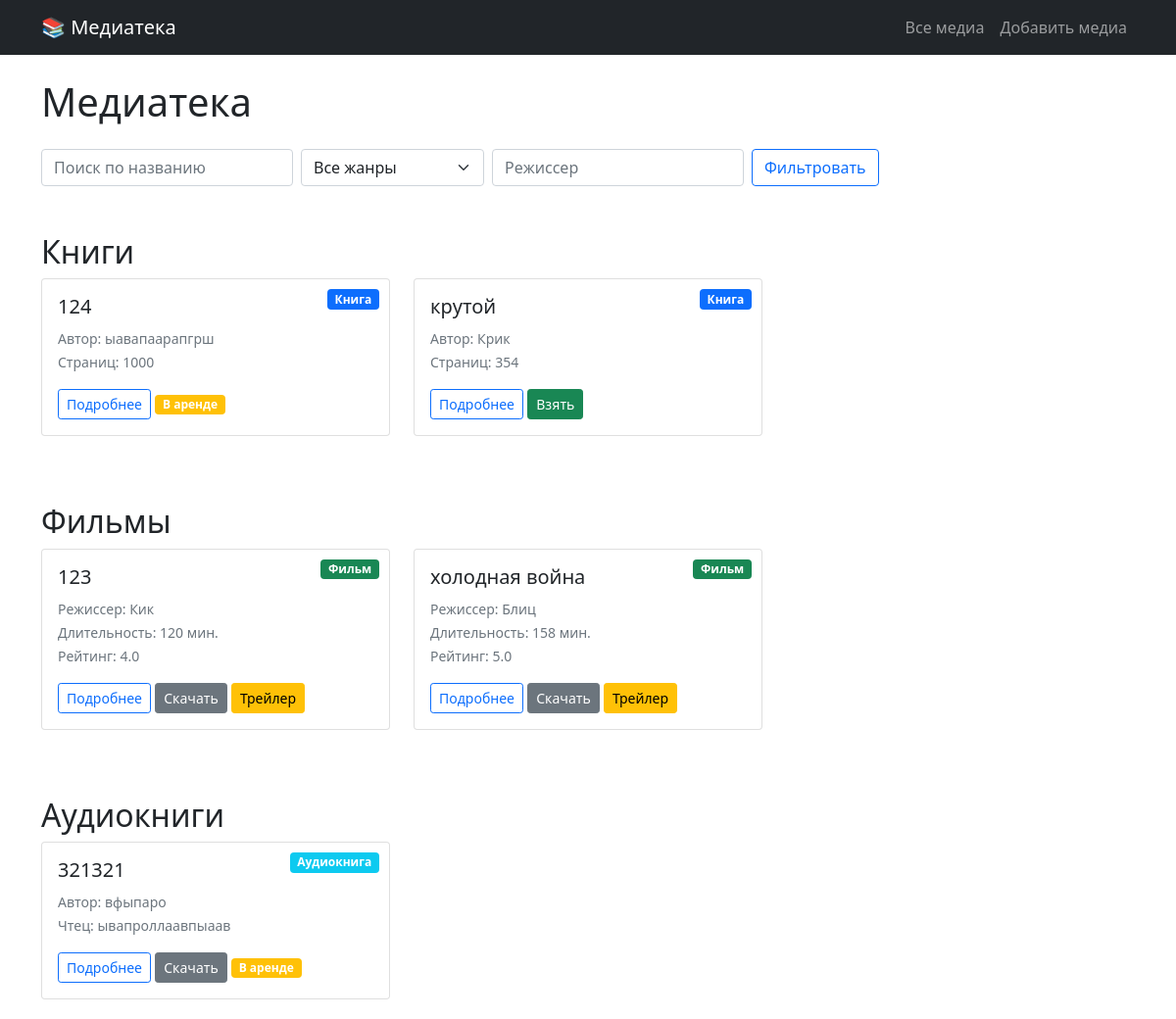
The page / on the database its author committed.
### media/models.py (models this page shows, shortened)
class MediaItem(models.Model):
    title = models.CharField(max_length=200)
    creator = models.CharField(max_length=100)
    publication_date = models.DateField()
    _internal_id = models.CharField(max_length=50, blank=True)  # инкапсуляция
    class Meta:
        abstract = True

class Book(BorrowableMixin, MediaItem):
    isbn = models.CharField(max_length=20)
    page_count = models.IntegerField()
    is_borrowed = models.BooleanField(default=False)
    borrowed_by = models.CharField(max_length=100, blank=True)

class Movie(DownloadableMixin, StreamableMixin, ReviewableMixin, MediaItem):
    GENRE_CHOICES = GENRE_CHOICES
    duration = models.IntegerField()
    format = models.CharField(max_length=10)
    director = models.CharField(max_length=100, blank=True)
    genre = models.CharField(max_length=20, choices=GENRE_CHOICES, blank=True)
    def get_average_rating(self):
        agg = self.ratings.aggregate(avg=Avg('rating'))
        return agg['avg']

class AudioBook(DownloadableMixin, BorrowableMixin, MediaItem):
    duration = models.IntegerField()
    narrator = models.CharField(max_length=100)
    is_borrowed = models.BooleanField(default=False)
    borrowed_by = models.CharField(max_length=100, blank=True)

### media/views.py (the view)
# urls.py: path('', views.MediaListView.as_view(), name='media_list'),
class MediaListView(ListView):
    template_name = 'media_library/media_list.html'
    context_object_name = 'media_items'
    def get_queryset(self):
        books = list(Book.objects.all())
        audiobooks = list(AudioBook.objects.all())
        movies_qs = Movie.objects.all()
        q = self.request.GET.get('q')
        genre = self.request.GET.get('genre')
        director = self.request.GET.get('director')
        if q:
            movies_qs = movies_qs.filter(title__icontains=q)
        if genre:
            movies_qs = movies_qs.filter(genre=genre)
        if director:
            movies_qs = movies_qs.filter(director__icontains=director)
        movies = list(movies_qs)
        return books + movies + audiobooks
    def get_context_data(self, **kwargs):
        context = super().get_context_data(**kwargs)
        context['books'] = Book.objects.all()
        movies_qs = Movie.objects.all()
        q = self.request.GET.get('q')
        genre = self.request.GET.get('genre')
        director = self.request.GET.get('director')
        if q:
            movies_qs = movies_qs.filter(title__icontains=q)
        if genre:
            movies_qs = movies_qs.filter(genre=genre)
        if director:
            movies_qs = movies_qs.filter(director__icontains=director)
        context['movies'] = movies_qs
        context['audiobooks'] = AudioBook.objects.all()
        context['genres'] = Movie.GENRE_CHOICES
        return context

### template/media_library/media_list.html (shortened to what this page needs)
{% extends 'media_library/base.html' %}
{% block content %}
<div class="row">
    <div class="col-12">
        <h1 class="mb-4">Медиатека</h1>
        <form method="get" class="row g-2 mb-4">
            <div class="col-auto">
                <input name="q" value="{{ request.GET.q }}" class="form-control" placeholder="Поиск по названию">
            </div>
            <div class="col-auto">
                <select name="genre" class="form-select">
                    <option value="">Все жанры</option>
                </select>
            </div>
            <div class="col-auto">
                <input name="director" value="{{ request.GET.director }}" class="form-control" placeholder="Режиссер">
            </div>
            <div class="col-auto">
                <button class="btn btn-outline-primary">Фильтровать</button>
            </div>
        </form>
        <h2 class="mt-5">Книги</h2>
        <div class="row">
            {% for book in books %}
            <div class="col-md-4">
                <div class="card media-card">
                    <div class="card-body">
                        <span class="badge bg-primary media-badge">Книга</span>
                        <h5 class="card-title">{{ book.title }}</h5>
                        <p class="card-text">
                            <small class="text-muted">Автор: {{ book.creator }}</small><br>
                            <small class="text-muted">Страниц: {{ book.page_count }}</small>
                        </p>
                        <div class="action-buttons">
                            <a href="{% url 'media_library:media_detail' media_type='book' pk=book.pk %}" class="btn btn-sm btn-outline-primary">Подробнее</a>
                            {% if not book.is_borrowed %}
                            <button onclick="performAction('book', {{ book.id }}, 'borrow')" class="btn btn-sm btn-success">Взять</button>
                            {% else %}
                            <span class="badge bg-warning">В аренде</span>
                            {% endif %}
                        </div>
                    </div>
                </div>
            </div>
            {% empty %}
            <div class="col-12">
                <p class="text-muted">Книги не найдены</p>
            </div>
            {% endfor %}
        </div>
        <h2 class="mt-5">Фильмы</h2>
        <div class="row">
            {% for movie in movies %}
            <div class="col-md-4">
                <div class="card media-card">
                    <div class="card-body">
                        <span class="badge bg-success media-badge">Фильм</span>
                        <h5 class="card-title">{{ movie.title }}</h5>
                        <p class="card-text">
                            <small class="text-muted">Режиссер: {{ movie.director }}</small><br>
                            <small class="text-muted">Длительность: {{ movie.duration }} мин.</small>
                            <br>
                            <small class="text-muted">Рейтинг: {% if movie.get_average_rating %}{{ movie.get_average_rating|floatformat:1 }}{% else %}—{% endif %}</small>
                        </p>
                        <div class="action-buttons">
                            <a href="{% url 'media_library:media_detail' media_type='movie' pk=movie.pk %}" class="btn btn-sm btn-outline-primary">Подробнее</a>
                            <button onclick="performAction('movie', {{ movie.id }}, 'download')" class="btn btn-sm btn-secondary">Скачать</button>
                            <button onclick="performAction('movie', {{ movie.id }}, 'play_trailer')" class="btn btn-sm btn-warning">Трейлер</button>
                        </div>
                    </div>
                </div>
            </div>
            {% empty %}
            <div class="col-12">
                <p class="text-muted">Фильмы не найдены</p>
            </div>
            {% endfor %}
        </div>
        <h2 class="mt-5">Аудиокниги</h2>
        <div class="row">
            {% for audiobook in audiobooks %}
            <div class="col-md-4">
                <div class="card media-card">
                    <div class="card-body">
                        <span class="badge bg-info media-badge">Аудиокнига</span>
                        <h5 class="card-title">{{ audiobook.title }}</h5>
                        <p class="card-text">
                            <small class="text-muted">Автор: {{ audiobook.creator }}</small><br>
                            <small class="text-muted">Чтец: {{ audiobook.narrator }}</small>
                        </p>
                        <div class="action-buttons">
                            <a href="{% url 'media_library:media_detail' media_type='audiobook' pk=audiobook.pk %}" class="btn btn-sm btn-outline-primary">Подробнее</a>
                            <button onclick="performAction('audiobook', {{ audiobook.id }}, 'download')" class="btn btn-sm btn-secondary">Скачать</button>
                            {% if not audiobook.is_borrowed %}
                            <button onclick="performAction('audiobook', {{ audiobook.id }}, 'borrow')" class="btn btn-sm btn-success">Взять</button>
                            {% else %}
                            <span class="badge bg-warning">В аренде</span>
                            {% endif %}
                        </div>
                    </div>
                </div>
            </div>
            {% empty %}
            <div class="col-12">
                <p class="text-muted">Аудиокниги не найдены</p>
            </div>
            {% endfor %}
        </div>
    </div>
</div>
{% endblock %}

### template/media_library/base.html (shortened to what this page needs)
<!DOCTYPE html>
<html lang="ru">
<head>
    <link href="https://cdn.jsdelivr.net/npm/bootstrap@5.1.3/dist/css/bootstrap.min.css" rel="stylesheet">
</head>
<body>
    <nav class="navbar navbar-expand-lg navbar-dark bg-dark">
        <div class="container">
            <a class="navbar-brand" href="{% url 'media_library:media_list' %}">📚 Медиатека</a>
            <div class="navbar-nav">
                <a class="nav-link" href="{% url 'media_library:media_list' %}">Все медиа</a>
                <a class="nav-link" href="{% url 'media_library:media_create' %}">Добавить медиа</a>
            </div>
        </div>
    </nav>
    <div class="container mt-4">
        {% block content %}{% endblock %}
    </div>
</body>
</html>

### template/media_library/base.html (style rules this page uses)
.media-card { transition: transform 0.2s; margin-bottom: 20px; }
.action-buttons { margin-top: 15px; }
.media-badge { position: absolute; top: 10px; right: 10px; }

### rows shown on the page
Book: title "124", creator "ыавапаарапгрш", page_count "1000", is_borrowed "В аренде"
Book: title "крутой", creator "Крик", page_count "354"
Movie: title "123", director "Кик", duration "120", get_average_rating "4.0"
Movie: title "холодная война", director "Блиц", duration "158", get_average_rating "5.0"
AudioBook: title "321321", creator "вфыпаро", narrator "ывапроллаавпыаав", is_borrowed "В аренде"
